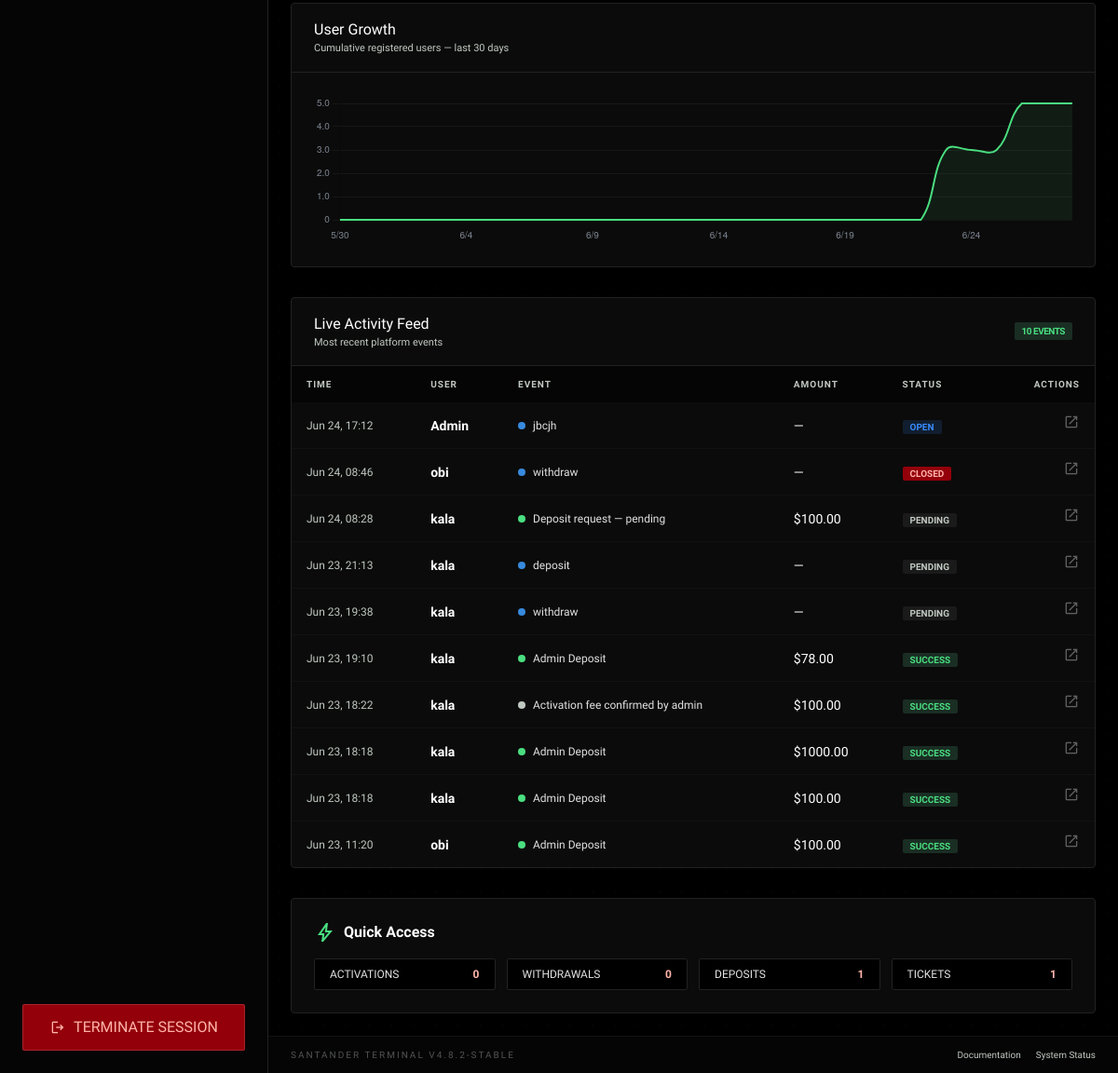
/admin-panel/ (signed in, lower part), run on an earlier commit of the app's database.
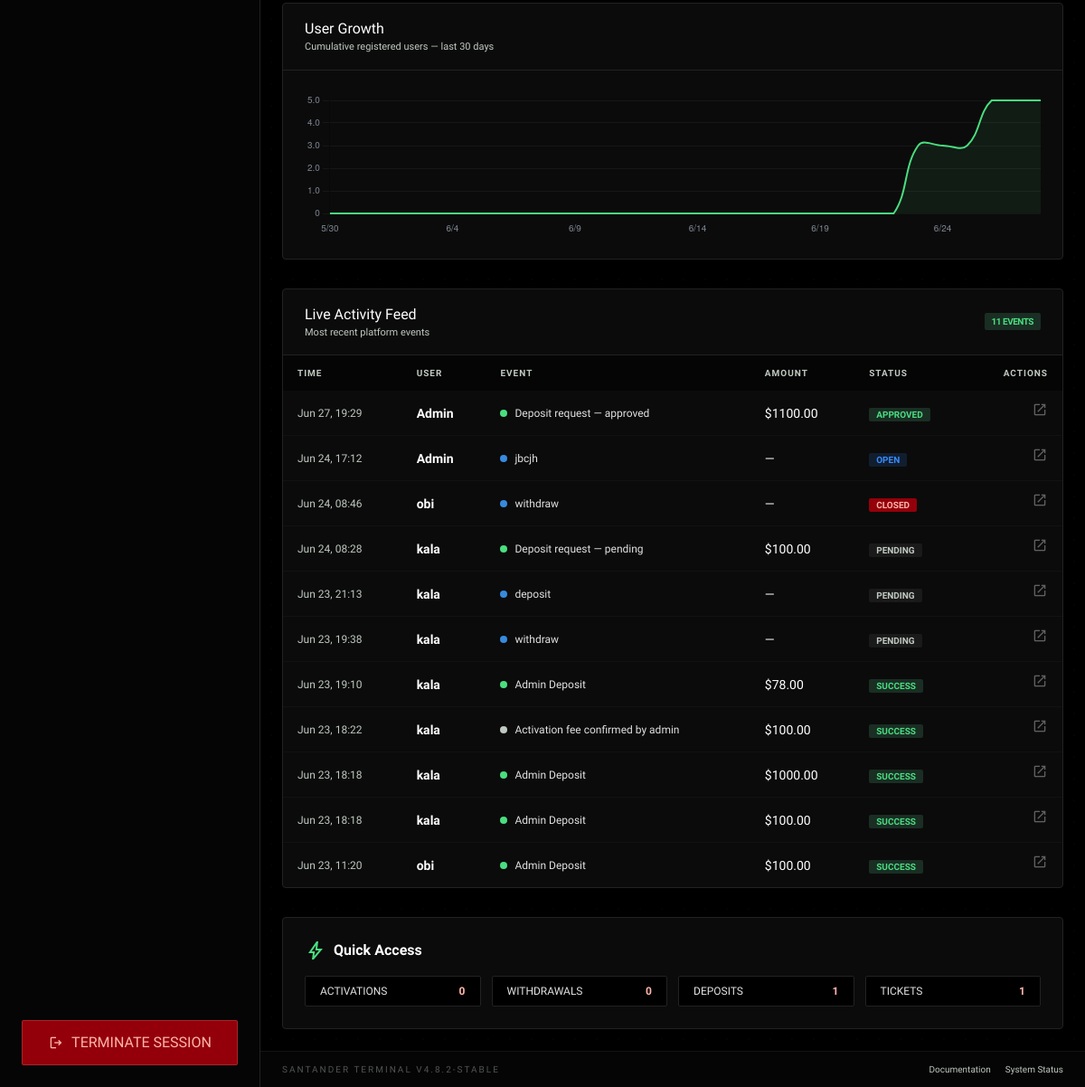
And on a later commit of the database.
### USDT/models.py (models this page shows, shortened)
class User(AbstractUser):
    ROLE_CHOICES = (
        ('admin', 'Admin'),
        ('user', 'User'),
    )
    phone = models.CharField(max_length=20, blank=True)
    role = models.CharField(max_length=10, choices=ROLE_CHOICES, default='user')
    account_activated = models.BooleanField(default=False)
    date_of_birth = models.DateField(null=True, blank=True)
    address = models.TextField(blank=True)
    account_number = models.CharField(max_length=20, unique=True, blank=True)
    created_at = models.DateTimeField(auto_now_add=True)
    @property
    def is_admin_user(self):
        return self.role == 'admin'

class DepositRequest(models.Model):
    STATUS_CHOICES = (
        ('pending', 'Pending'),
        ('approved', 'Approved'),
        ('rejected', 'Rejected'),
    )
    user = models.ForeignKey(
        settings.AUTH_USER_MODEL,
        on_delete=models.CASCADE,
        related_name='deposit_requests'
    )
    payment_detail = models.ForeignKey(
        PaymentDetail,
        on_delete=models.SET_NULL,
        null=True,
        blank=True
    )
    amount = models.DecimalField(
        max_digits=20,
        decimal_places=2
    )
    proof = models.ImageField(
        upload_to='deposit_proofs/',
        blank=True,
        null=True
    )
    transaction_id = models.CharField(
        max_length=100,
        blank=True
    )
    note = models.TextField(blank=True)
    status = models.CharField(
        max_length=20,
        choices=STATUS_CHOICES,
        default='pending'
    )
    reviewed_by = models.ForeignKey(
        settings.AUTH_USER_MODEL,
        on_delete=models.SET_NULL,
        null=True,
        blank=True,
        related_name='deposit_reviews'
    )
    reviewed_at = models.DateTimeField(
        null=True,
        blank=True
    )
    rejection_reason = models.TextField(
        blank=True
    )
    created_at = models.DateTimeField(
        auto_now_add=True
    )
    class Meta:
        ordering = ['-created_at']

### USDT/views.py (the view, shortened to what this page needs)
# urls.py: path('admin-panel/', views.admin_dashboard, name='admin-dashboard'),
@admin_required
def admin_dashboard(request):
    today = timezone.now().date()
    week_ago = today - timedelta(days=6)   # 7-day window inclusive
    month_ago = today - timedelta(days=29) # 30-day window inclusive
    total_users        = User.objects.filter(role='user').count()
    active_users       = User.objects.filter(role='user', account_activated=True).count()
    pending_activations = ActivationPayment.objects.filter(status='pending').count()
    pending_withdrawals = WithdrawalRequest.objects.filter(status='pending').count()
    open_tickets        = SupportTicket.objects.filter(status='open').count()
    pending_deposits    = DepositRequest.objects.filter(status='pending').count()
    total_balance = Wallet.objects.aggregate(total=Sum('balance'))['total'] or 0
    total_withdrawn = (
        WithdrawalRequest.objects
        .filter(status='approved')
        .aggregate(total=Sum('amount'))['total'] or 0
    )
    week_dates = [week_ago + timedelta(days=i) for i in range(7)]
    date_labels = [d.strftime('%a') for d in week_dates]  # Mon, Tue …
    dep_by_day = (
        DepositRequest.objects
        .filter(status='approved', reviewed_at__date__gte=week_ago)
        .annotate(day=TruncDate('reviewed_at'))
        .values('day')
        .annotate(total=Sum('amount'))
    )
    dep_map = {str(r['day']): float(r['total']) for r in dep_by_day}
    wd_by_day = (
        WithdrawalRequest.objects
        .filter(status='approved', reviewed_at__date__gte=week_ago)
        .annotate(day=TruncDate('reviewed_at'))
        .values('day')
        .annotate(total=Sum('amount'))
    )
    wd_map = {str(r['day']): float(r['total']) for r in wd_by_day}
    chart_deposits    = [dep_map.get(str(d), 0) for d in week_dates]
    chart_withdrawals = [wd_map.get(str(d), 0) for d in week_dates]
    month_dates = [month_ago + timedelta(days=i) for i in range(30)]
    month_labels = [f"{d.month}/{d.day}" for d in month_dates]
    new_users_by_day = (
        User.objects
        .filter(role='user', date_joined__date__gte=month_ago)
        .annotate(day=TruncDate('date_joined'))
        .values('day')
        .annotate(count=Count('id'))
    )
    nu_map = {str(r['day']): r['count'] for r in new_users_by_day}
    base_count = User.objects.filter(
        role='user', date_joined__date__lt=month_ago
    ).count()
    running = base_count
    chart_user_growth = []
    for d in month_dates:
        running += nu_map.get(str(d), 0)
        chart_user_growth.append(running)
    tx_breakdown = (
        Transaction.objects
        .filter(status='success')
        .values('transaction_type')
        .annotate(total=Sum('amount'))
        .order_by('-total')
    )
    pie_labels = [r['transaction_type'].replace('_', ' ').title() for r in tx_breakdown]
    pie_values = [float(r['total']) for r in tx_breakdown]
    msg_by_day = (
        SupportMessage.objects
        .filter(created_at__date__gte=week_ago)
        .annotate(day=TruncDate('created_at'))
        .values('day')
        .annotate(count=Count('id'))
    )
    msg_map = {str(r['day']): r['count'] for r in msg_by_day}
    chart_messages = [msg_map.get(str(d), 0) for d in week_dates]
    recent_transactions = (
        Transaction.objects
        .select_related('user')
        .order_by('-created_at')[:8]
    )
    recent_withdrawals = (
        WithdrawalRequest.objects
        .select_related('user')
        .order_by('-created_at')[:4]
    )
    recent_deposit_requests = (
        DepositRequest.objects
        .select_related('user')
        .order_by('-created_at')[:4]
    )
    recent_tickets = (
        SupportTicket.objects
        .select_related('user')
        .order_by('-created_at')[:4]
    )
    feed = []
    for t in recent_transactions:
        feed.append({
            'type': t.transaction_type,
            'user': t.user.username,
            'user_id': t.user.id,
            'amount': float(t.amount),
            'status': t.status,
            'time': t.created_at,
            'description': t.description or t.get_transaction_type_display(),
        })
    for d in recent_deposit_requests:
        feed.append({
            'type': 'deposit_request',
            'user': d.user.username,
            'user_id': d.user.id,
            'amount': float(d.amount),
            'status': d.status,
            'time': d.created_at,
            'description': f'Deposit request — {d.status}',
        })
    for tk in recent_tickets:
        feed.append({
            'type': 'support_ticket',
            'user': tk.user.username,
            'user_id': tk.user.id,
            'amount': None,
            'status': tk.status,
            'time': tk.created_at,
            'description': tk.subject,
        })
    feed.sort(key=lambda x: x['time'], reverse=True)
    feed = feed[:20]
    return render(request, 'admin/dashboard.html', {
        'pending_activations_count': pending_activations,
        'pending_withdrawals_count': pending_withdrawals,
        'open_tickets_count':        open_tickets,
        'total_users':          total_users,
        'active_users':         active_users,
        'pending_activations':  pending_activations,
        'pending_withdrawals':  pending_withdrawals,
        'open_tickets':         open_tickets,
        'pending_deposits':     pending_deposits,
        'total_balance':        total_balance,
        'total_withdrawn':      total_withdrawn,
        'chart_labels':       json.dumps(date_labels),
        'chart_deposits':     json.dumps(chart_deposits),
        'chart_withdrawals':  json.dumps(chart_withdrawals),
        'chart_messages':     json.dumps(chart_messages),
        'month_labels':       json.dumps(month_labels),
        'chart_user_growth':  json.dumps(chart_user_growth),
        'pie_labels':         json.dumps(pie_labels),
        'pie_values':         json.dumps(pie_values),
        'feed': feed,
    })

### USDT/context_processors.py (called while the page is built)
def admin_counts(request):
    if request.user.is_authenticated and request.user.is_admin_user:
        return {
            'pending_activations_count': ActivationPayment.objects.filter(status='pending').count(),
            'pending_withdrawals_count': WithdrawalRequest.objects.filter(status='pending').count(),
            'open_tickets_count': SupportTicket.objects.filter(status='open').count(),
        }
    return {}

### USDT/views.py (called while the page is built)
def admin_required(view_func):
    @functools.wraps(view_func)
    def wrapper(request, *args, **kwargs):
        if not request.user.is_authenticated:
            return redirect('admin-pin-login')
        if not request.user.is_admin_user:
            messages.error(request, 'Access denied.')
            return redirect('dashboard')
        return view_func(request, *args, **kwargs)
    return wrapper

### USDT/templates/admin/dashboard.html (shortened to what the changed rows need)
{% extends 'admin/admin-dashboard.html' %}
{% block content %}
<div class="glass-card rounded-lg overflow-hidden">
  <div class="px-container-padding py-4 border-b border-outline flex justify-between items-center">
    <div>
      <h3 class="font-headline-md text-white">Live Activity Feed</h3>
      <p class="font-label-sm text-on-surface-variant text-[11px]">Most recent platform events</p>
    </div>
    <span class="px-2 py-0.5 rounded text-[10px] font-bold uppercase tracking-tighter bg-primary-container text-tech-cyan">{{ feed|length }} events</span>
  </div>
  <div class="overflow-x-auto custom-scrollbar">
    <table class="w-full text-left border-collapse">
      <thead class="bg-surface-container-lowest">
        <tr>
          <th class="px-gutter py-3 font-label-sm text-on-surface-variant uppercase tracking-widest text-[10px]">Time</th>
          <th class="px-gutter py-3 font-label-sm text-on-surface-variant uppercase tracking-widest text-[10px]">User</th>
          <th class="px-gutter py-3 font-label-sm text-on-surface-variant uppercase tracking-widest text-[10px]">Event</th>
          <th class="px-gutter py-3 font-label-sm text-on-surface-variant uppercase tracking-widest text-[10px]">Amount</th>
          <th class="px-gutter py-3 font-label-sm text-on-surface-variant uppercase tracking-widest text-[10px]">Status</th>
          <th class="px-gutter py-3 font-label-sm text-on-surface-variant uppercase tracking-widest text-[10px] text-right">Actions</th>
        </tr>
      </thead>
      <tbody class="divide-y divide-outline/30">
        {% for event in feed %}
        <tr class="hover:bg-white/[0.02] transition-colors group">
          <td class="px-gutter py-3 font-mono-data text-xs text-on-surface-variant">{{ event.time|date:"M d, H:i" }}</td>
          <td class="px-gutter py-3"><a href="{% url 'admin-user-detail' event.user_id %}" class="text-white font-bold text-sm hover:text-tech-cyan transition-colors">{{ event.user }}</a></td>
          <td class="px-gutter py-3">
            <div class="flex items-center gap-2">
              {% if event.type == 'deposit' or event.type == 'admin_deposit' or event.type == 'deposit_request' %}<span class="w-2 h-2 rounded-full bg-tech-cyan"></span>
              {% elif event.type == 'withdrawal' or event.type == 'withdrawal_request' %}<span class="w-2 h-2 rounded-full bg-error"></span>
              {% elif event.type == 'support_ticket' %}<span class="w-2 h-2 rounded-full" style="background:#378ADD"></span>
              {% else %}<span class="w-2 h-2 rounded-full bg-on-surface-variant"></span>{% endif %}
              <span class="font-label-sm text-[12px]">{{ event.description }}</span>
            </div>
          </td>
          <td class="px-gutter py-3 font-mono-data text-sm text-white">{% if event.amount is not None %}${{ event.amount|floatformat:2 }}{% else %}—{% endif %}</td>
          <td class="px-gutter py-3">
            {% if event.status == 'success' or event.status == 'approved' or event.status == 'paid' %}
              <span class="px-2 py-0.5 rounded text-[10px] font-bold uppercase bg-primary-container text-tech-cyan">{{ event.status }}</span>
            {% elif event.status == 'pending' %}
              <span class="px-2 py-0.5 rounded text-[10px] font-bold uppercase bg-surface-container-highest text-on-surface-variant">{{ event.status }}</span>
            {% elif event.status == 'open' %}
              <span class="px-2 py-0.5 rounded text-[10px] font-bold uppercase" style="background:rgba(56,139,253,.15);color:#388bfd">{{ event.status }}</span>
            {% else %}
              <span class="px-2 py-0.5 rounded text-[10px] font-bold uppercase bg-error-container text-error">{{ event.status }}</span>
            {% endif %}
          </td>
          <td class="px-gutter py-3 text-right">
            {% if event.type == 'withdrawal_request' %}<a href="{% url 'admin-withdrawals' %}" class="opacity-40 group-hover:opacity-100 hover:text-tech-cyan transition-all"><span class="material-symbols-outlined text-[18px]">open_in_new</span></a>
            {% elif event.type == 'support_ticket' %}<a href="{% url 'admin-support-tickets' %}" class="opacity-40 group-hover:opacity-100 hover:text-tech-cyan transition-all"><span class="material-symbols-outlined text-[18px]">open_in_new</span></a>
            {% elif event.type == 'deposit_request' %}<a href="{% url 'admin-deposits' %}" class="opacity-40 group-hover:opacity-100 hover:text-tech-cyan transition-all"><span class="material-symbols-outlined text-[18px]">open_in_new</span></a>
            {% else %}<a href="{% url 'admin-user-detail' event.user_id %}" class="opacity-40 group-hover:opacity-100 hover:text-tech-cyan transition-all"><span class="material-symbols-outlined text-[18px]">open_in_new</span></a>{% endif %}
          </td>
        </tr>
        {% empty %}
        <tr><td colspan="6" class="px-gutter py-8 text-center font-label-sm text-on-surface-variant">No recent activity found.</td></tr>
        {% endfor %}
      </tbody>
    </table>
  </div>
</div>
{% endblock %}

What changed in the data, as far as the page shows it:
added DepositRequest: time "Jun 27, 19:29", status "APPROVED"
Also different on the page:
{{ feed|length }}: "10" → "11"
new list line: "Admin"
new list line: "Deposit request — approved $ 1100.00"
